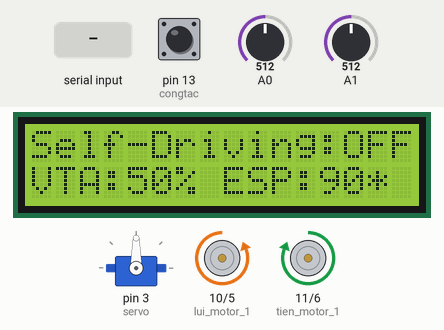
A sketch run on a simulated Arduino Uno, built with avr-gcc and run on an emulated ATmega328P. Shown: servo, 16×2 character LCD, motor-driver pin pairs drawn as motors (green arrow = first pin HIGH = forward, orange = second pin HIGH = backward, longer = more drive, scaled by the enable pin). The test bench sets the inputs (shaded band); at power-on: pin 13 (congtac) HIGH, A0 = 512, A1 = 512.

Above: at 1.2 s.
1.3 s: pin 13 (congtac) pulled LOW for 0.15 s
At 2.5 s:
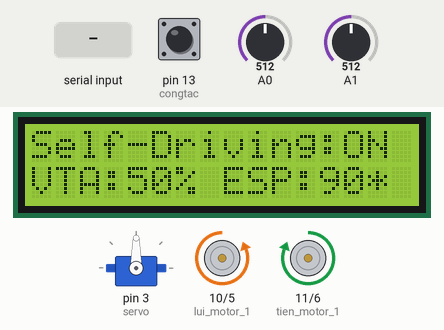
2.9 s: "45\n" received over Serial
At 3.4 s:
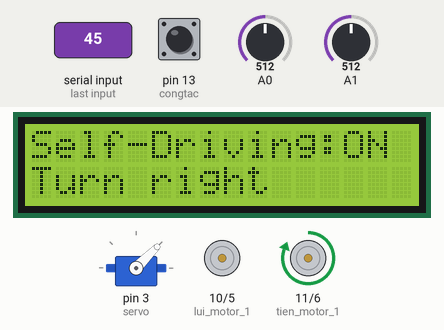
4.4 s: "90,45\n" received over Serial
At 5.6 s:
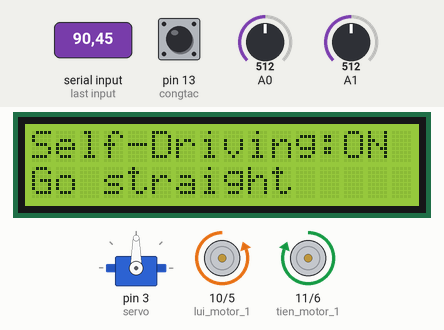
5.9 s: "135\n" received over Serial
At 6.4 s:
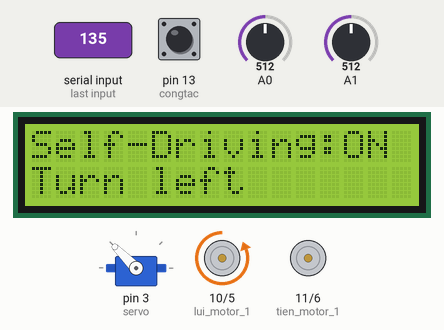
7.4 s: "90\n" received over Serial
At 8.1 s:
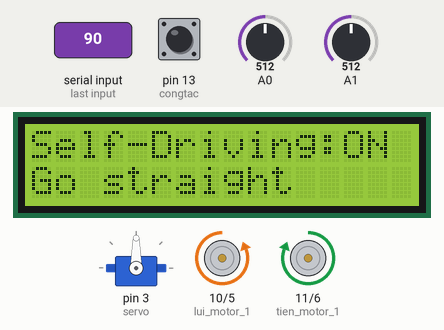
8.9 s: pin 13 (congtac) pulled LOW for 1 s
At 10.0 s:
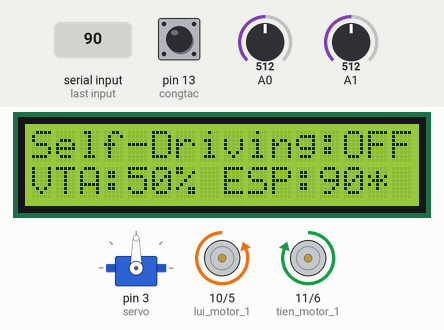
Timing chart, 0 to 11.9 s (numbered marks = the images above; inputs shaded):
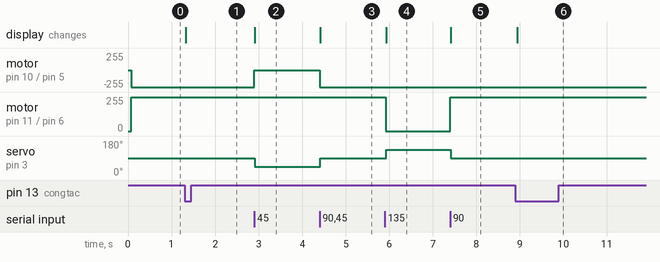

Measured:
- after the input at 1.3 s, the display: changes at once (image 1)
- after the input at 2.9 s, motor on pin 10 (lui_motor_1) / pin 5 (lui_motor_2): backward 255/255 → stopped at once; servo on pin 3 (servo): 90° → 45° at once; the display: changes at once (image 2)
- after the input at 4.4 s, motor on pin 10 (lui_motor_1) / pin 5 (lui_motor_2): stopped → backward 255/255 at once; servo on pin 3 (servo): 45° → 90° at once; the display: changes at once (image 3)
- after the input at 5.9 s, motor on pin 11 (tien_motor_1) / pin 6 (tien_motor_2): forward 255/255 → stopped at once; servo on pin 3 (servo): 90° → 135° at once; the display: changes at once (image 4)
- after the input at 7.4 s, motor on pin 11 (tien_motor_1) / pin 6 (tien_motor_2): stopped → forward 255/255 at once; servo on pin 3 (servo): 135° → 90° at once; the display: changes at once (image 5)
- after the input at 8.9 s, the display: changes at once (image 6)

The sketch:

Control_steering_wheel_and_motorDC.ino
```cpp
// Khai báo thư viện
#include <Wire.h> //Thư viện hỗ trợ giao tiếp I2C giữa Arduino và các thiết bị như màn hình LCD.
#include <LiquidCrystal_I2C.h> //Thư viện điều khiển màn hình LCD sử dụng giao tiếp I2C
#include <Servo.h> //Thư viện để điều khiển servo motor
/*____________________________________________________________________*/
// Định nghĩa các chân quan trọng
#define tien_motor_1 11               // chân IN - 1 của Module L298
#define lui_motor_1  10              // chân IN - 2 của Module L298
#define tien_motor_2 6              // chân IN - 3 của Module L298
#define lui_motor_2  5             // chân IN - 4 của Module L298
#define enA  7
#define enB  2 //Chân điều khiển tốc độ động cơ bằng PWM
#define servo 3 //Chân điều khiển Servo motor
#define congtac 13 //Chân gắn công tắc gạt để chuyển chế độ lái
/*____________________________________________________________________*/
// Khai báo biến
//uint8_t là kiểu số nguyên 8-bit (0 đến 255), dùng để tiết kiệm bộ nhớ
uint8_t data_from_arduino; //Dữ liệu nhận từ máy tính gửi qua Serial
uint8_t control_motor; //Giá trị để điều khiển hướng của xe
uint8_t driveModeSwitchtruoc,driveModeSwitch; //Theo dõi trạng thái công tắc trước và sau khi nhấn
uint8_t trangThaiNutNhan; //Trạng thái của chế độ điều khiển (0: tay, 1: tự lái)
uint8_t VTA,ESP;
// VTA – Tốc độ xe dưới dạng phần trăm
// ESP – Góc đánh lái của servo (0–180 độ)
uint16_t kqADC0,kqADC1; //Kết quả đọc từ cảm biến analog (A0, A1)
Servo myServo; //Tạo đối tượng servo
LiquidCrystal_I2C lcd(0x27, 16, 2); //Tạo màn hình LCD I2C (địa chỉ 0x27, 2 dòng, 16 cột)
/*____________________________________________________________________*/
// Thiết lập ban đầu cho các chân Arduino và khởi tạo giao tiếp Serial với máy tính
void setup() {
  Serial.begin(57600); //Khởi động giao tiếp Serial với tốc độ 57600 bps.
  Serial.setTimeout(1); //Thiết lập thời gian chờ tối đa để đọc dữ liệu Serial là 1ms.
  myServo.attach(servo); //Gán chân servo (số 3) cho đối tượng servo myServo
  lcd.begin(); //Khởi động màn hình LCD.
  lcd.backlight(); //Bật đèn nền của màn hình LCD.
  pinMode(congtac,INPUT_PULLUP); //Cấu hình chân công tắc là đầu vào và bật điện trở kéo lên.
  pinMode(tien_motor_1,OUTPUT);  //Cấu hình các chân điều khiển motor là đầu ra.
  pinMode(lui_motor_1,OUTPUT);
  pinMode(tien_motor_2,OUTPUT);
  pinMode(lui_motor_2,OUTPUT);
  pinMode(enA,OUTPUT);
  pinMode(enB,OUTPUT);
  digitalWrite(tien_motor_1,LOW); //Đảm bảo tất cả các động cơ đều đang tắt khi khởi động.
  digitalWrite(lui_motor_1,LOW);
  digitalWrite(tien_motor_2,LOW);
  digitalWrite(lui_motor_2,LOW);
}
/*____________________________________________________________________*/
void loop() {
  driveModeSwitchtruoc = driveModeSwitch; //lưu lại trạng thái công tắc trước đó
  driveModeSwitch = digitalRead(13); //Đọc trạng thái hiện tại của công tắc.
  if(driveModeSwitchtruoc==1 && driveModeSwitch==0){//Nếu công tắc chuyển từ HIGH → LOW, đảo chế độ điều khiển:
    trangThaiNutNhan = 1-trangThaiNutNhan; //Nếu đang là 0 thì thành 1, nếu là 1 thì thành 0.
  }
  if(trangThaiNutNhan == 0){ //nếu này = 0 thì điều khiển thủ công
    lcd.setCursor(0,0);
    lcd.print("Self-Driving:OFF"); //Hiển thị "tự lái tắt" trên dòng đầu LCD
    kqADC0 = analogRead(A0); //Đọc giá trị cảm biến tốc độ.
    VTA = (uint32_t)kqADC0*100/1023; //Tính phần trăm tốc độ (chuyển từ 0–1023 thành 0–100%)
    dithang(kqADC0/4); //Gọi hàm đi thẳng, dùng giá trị làm tốc độ (0–255)
    kqADC1 = analogRead(A1); //Đọc giá trị góc lái từ cảm biến
    ESP = map(kqADC1,0,1023,0,180); //Chuyển giá trị 0–1023 thành góc servo 0–180
    myServo.write(ESP); //Gửi lệnh đánh lái cho servo motor
    lcd.setCursor(0,1);
    lcd.print("VTA:");lcd.print(VTA);lcd.print("%");
    lcd.print(" ESP:");hienThi1Byte(ESP);
  } //Hiển thị tốc độ và góc lái trên dòng 2 của màn hình LCD
  if(trangThaiNutNhan == 1){ //Nếu trangThaiNutNhan == 1: chế độ tự lái
    lcd.setCursor(0,0);
    lcd.print("Self-Driving:ON "); //Hiển thị trạng thái tự lái
    data_from_arduino = Serial.readString().toInt(); //Nhận dữ liệu góc lái từ máy tính
    control_motor = steering_angle(data_from_arduino); //Gọi hàm đánh lái theo góc nhận được

    if( control_motor == 90 ){
      dithang(255);
      lcd.setCursor(0,1);
      lcd.print("Go straight     ");
    }
    else if( control_motor == 45 ){
      disangphai(150);
      lcd.setCursor(0,1);
      lcd.print("Turn right      ");
    }
    else if( control_motor == 135 ){
      disangtrai(150);
      lcd.setCursor(0,1);
      lcd.print("Turn left       ");
    }
  } //Tùy theo góc 90 (thẳng), 45 (rẽ phải), 135 (rẽ trái) → điều khiển hướng xe tương ứng.
  delay(10); //Tạm dừng chương trình 10ms để tránh chạy quá nhanh.
}
/*____________________________________________________________________*/
// Điều khiển vô lăng đánh lái tự động mô phỏng bằng motor Servo
uint8_t steering_angle(uint8_t data_from_arduino){ //hàm trả về gốc đánh lái cho servo dựa trên dữ liệu nhận được từ máy tính (qua Serial)
  uint8_t steering_angle;
  if( data_from_arduino == 90 ){
    steering_angle = 90;
    myServo.write(steering_angle);
  }
  else if( data_from_arduino == 45 ){
    steering_angle = 45;
    myServo.write(steering_angle);
  }
  else if( data_from_arduino == 135 ){
    steering_angle = 135;
    myServo.write(steering_angle);
  }
  return steering_angle;
} //nếu giá trị nhận là 90, 45 hoặc 135, servo sẽ quay đến đúng góc tương ứng
//Sau đó, góc này được trả về để phần loop() sử dụng tiếp
/*____________________________________________________________________*/
// Điều khiển trạng thái của xe ( Đi thẳng, Rẽ Phải, Rẽ Trái, Dừng lại )
void dithang(uint8_t VTA){ //Điều khiển xe đi thẳng với tốc độ VTA (0–255). Sử dụng PWM để điều khiển tốc độ qua chân enA và enB.
  analogWrite(enA,VTA);
  analogWrite(enB,VTA);
  digitalWrite(tien_motor_1,HIGH); //→ chạy tiến motor 1
  digitalWrite(lui_motor_1,LOW);
  digitalWrite(tien_motor_2,LOW); //→ chạy lùi motor 2
  digitalWrite(lui_motor_2,HIGH);
} //→ Hai động cơ quay ngược chiều nhau để xe tiến thẳng
void disangphai(uint8_t VTA){ //Rẽ phải bằng cách chỉ kích hoạt motor 1
  resetdongco(); //gọi để dừng mọi moto trước
  analogWrite(enA,VTA);
  digitalWrite(tien_motor_1,HIGH); //Chạy tiến motor 1 (bên trái), để xe xoay về bên phải
  digitalWrite(lui_motor_1,LOW);
  digitalWrite(tien_motor_2,LOW);
  digitalWrite(lui_motor_2,LOW);
}
void disangtrai(uint8_t VTA){ //Rẽ trái bằng cách chỉ kích hoạt motor 2
  resetdongco();
  analogWrite(enB,VTA);
  digitalWrite(tien_motor_1,LOW);
  digitalWrite(lui_motor_1,LOW);
  digitalWrite(tien_motor_2,LOW);
  digitalWrite(tien_motor_2,LOW); //Chạy lùi motor 2 (bên phải), xe xoay sang trái
  digitalWrite(lui_motor_2,HIGH);
}
void resetdongco(){ //Dừng toàn bộ động cơ: đưa tất cả chân điều khiển về mức 0 (LOW)
  digitalWrite(tien_motor_1,0);
  digitalWrite(lui_motor_1,0);
  digitalWrite(tien_motor_2,0);
  digitalWrite(lui_motor_2,0);
}
void hienThi1Byte(uint8_t dem){ //hàm in giá trị góc (ESP) lên LCD canh lề đều (vd:thêm dấu * cho đủ chiều dài)
  if(dem<10){lcd.print(dem);lcd.print("*  ");} //Nếu <10 → thêm * (2 dấu cách)
  else if(10<dem<100){lcd.print(dem);lcd.print("* ");} //Nếu <100 → thêm * (1 dấu cách)
  else {lcd.print(dem);lcd.print("*");} //Nếu ≥100 → chỉ thêm *
}//->đảm bảo thông tin in lên LCD dễ nhìn, không bị lệch dòng
```
